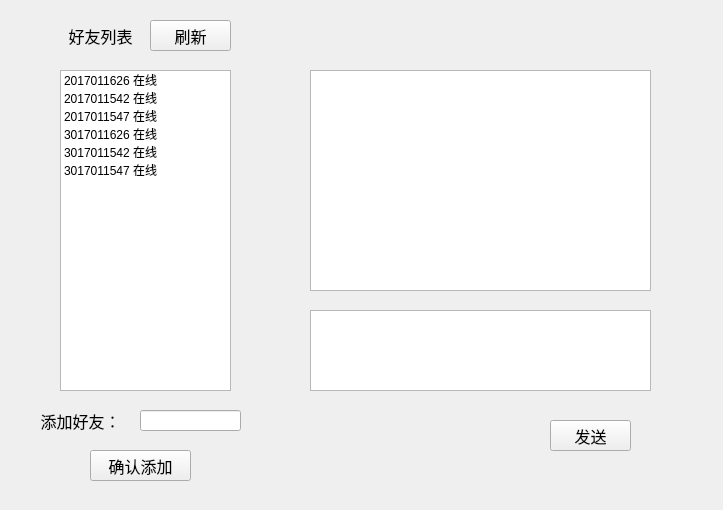
<?xml version="1.0" encoding="UTF-8"?>
<ui version="4.0">
 <class>main</class>
 <widget class="QWidget" name="main">
  <property name="geometry">
   <rect>
    <x>0</x>
    <y>0</y>
    <width>723</width>
    <height>510</height>
   </rect>
  </property>
  <property name="windowTitle">
   <string>Main</string>
  </property>
  <widget class="QLabel" name="label_friends">
   <property name="geometry">
    <rect>
     <x>60</x>
     <y>20</y>
     <width>81</width>
     <height>31</height>
    </rect>
   </property>
   <property name="font">
    <font>
     <family>微软雅黑</family>
     <pointsize>12</pointsize>
    </font>
   </property>
   <property name="text">
    <string>好友列表</string>
   </property>
   <property name="alignment">
    <set>Qt::AlignCenter</set>
   </property>
  </widget>
  <widget class="QListWidget" name="listWidget_friends">
   <property name="geometry">
    <rect>
     <x>60</x>
     <y>70</y>
     <width>171</width>
     <height>321</height>
    </rect>
   </property>
   <item>
    <property name="text">
     <string>2017011626 在线</string>
    </property>
   </item>
   <item>
    <property name="text">
     <string>2017011542 在线</string>
    </property>
   </item>
   <item>
    <property name="text">
     <string>2017011547 在线</string>
    </property>
   </item>
   <item>
    <property name="text">
     <string>3017011626 在线</string>
    </property>
   </item>
   <item>
    <property name="text">
     <string>3017011542 在线</string>
    </property>
   </item>
   <item>
    <property name="text">
     <string>3017011547 在线</string>
    </property>
   </item>
  </widget>
  <widget class="QTextBrowser" name="textBrowser_msg">
   <property name="geometry">
    <rect>
     <x>310</x>
     <y>70</y>
     <width>341</width>
     <height>221</height>
    </rect>
   </property>
  </widget>
  <widget class="QTextEdit" name="textEdit_input">
   <property name="geometry">
    <rect>
     <x>310</x>
     <y>310</y>
     <width>341</width>
     <height>81</height>
    </rect>
   </property>
  </widget>
  <widget class="QPushButton" name="pushButton_send">
   <property name="geometry">
    <rect>
     <x>550</x>
     <y>420</y>
     <width>81</width>
     <height>31</height>
    </rect>
   </property>
   <property name="font">
    <font>
     <family>微软雅黑</family>
     <pointsize>12</pointsize>
    </font>
   </property>
   <property name="text">
    <string>发送</string>
   </property>
  </widget>
  <widget class="QPushButton" name="pushButton_addFriend">
   <property name="geometry">
    <rect>
     <x>90</x>
     <y>450</y>
     <width>101</width>
     <height>31</height>
    </rect>
   </property>
   <property name="font">
    <font>
     <family>微软雅黑</family>
     <pointsize>12</pointsize>
    </font>
   </property>
   <property name="text">
    <string>确认添加</string>
   </property>
  </widget>
  <widget class="QLineEdit" name="lineEdit_addFriend">
   <property name="geometry">
    <rect>
     <x>140</x>
     <y>410</y>
     <width>101</width>
     <height>21</height>
    </rect>
   </property>
  </widget>
  <widget class="QLabel" name="label_addFriend">
   <property name="geometry">
    <rect>
     <x>30</x>
     <y>410</y>
     <width>101</width>
     <height>21</height>
    </rect>
   </property>
   <property name="font">
    <font>
     <family>微软雅黑</family>
     <pointsize>12</pointsize>
    </font>
   </property>
   <property name="text">
    <string>添加好友：</string>
   </property>
   <property name="alignment">
    <set>Qt::AlignCenter</set>
   </property>
  </widget>
  <widget class="QPushButton" name="pushButton_updateState">
   <property name="geometry">
    <rect>
     <x>150</x>
     <y>20</y>
     <width>81</width>
     <height>31</height>
    </rect>
   </property>
   <property name="font">
    <font>
     <family>微软雅黑</family>
     <pointsize>12</pointsize>
    </font>
   </property>
   <property name="text">
    <string>刷新</string>
   </property>
  </widget>
 </widget>
 <resources/>
 <connections/>
</ui>
